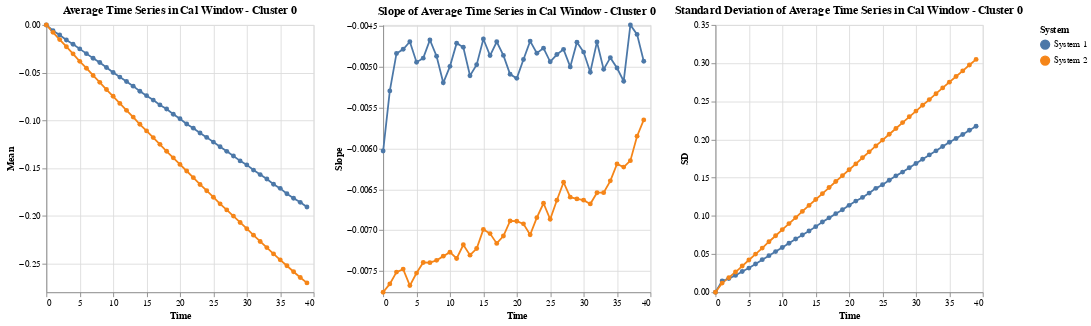
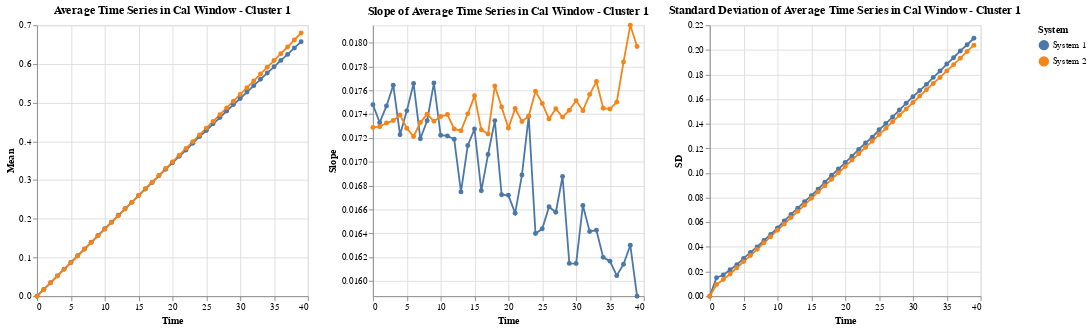
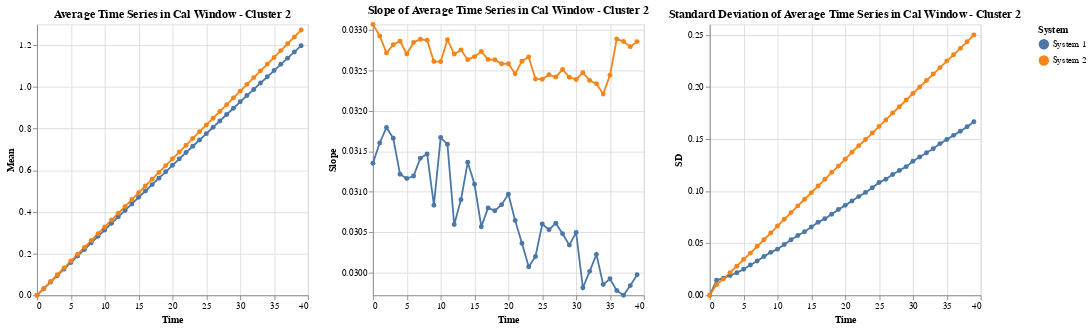

Notebook source saved alongside these figures, in order:
### Code cell
# Plot the average time series
for cluster_label in np.unique(y_pred):
    metricsByCluster(cluster_label, A_cal_window_zero, y_pred, 'Cal')
